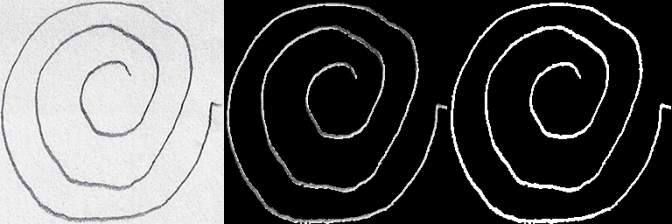
#> input picture preprocessed_images/quality_check/HP001_hand_spiral_03.png, 672 x 224 px
$ python -i preprocessing.py   (imports and definitions only)
#> lines starting #> are read from the running program, lines starting #| are printed output that depends on the picture; after the words box and inside, x2 and y2 are one past the last pixel; in counts of white or black regions, pixels touching at a corner belong together
#> further down, picture is the input picture: shape (224, 672, 3); mean B, G, R 87.1, 86.9, 86.9
"""Preprocess handwriting spiral images for downstream model training and analysis."""

import os
import cv2
import random
import warnings
import re
import numpy as np
import pandas as pd

from pathlib import Path
from typing import Optional
from tqdm import tqdm
import shutil

# [1 line not run here, left out]

SEED = 42

# [2 lines not run here, left out]

PROJECT_ROOT = Path(__file__).resolve().parent

# Default input/output (kept for backward compatibility)
DEFAULT_INPUT_BASE = Path(r"D:/Final Semester/Thesis Work/Codes/Dataset/Spiral_Handwriting")

OUTPUT_BASE = PROJECT_ROOT / "preprocessed_images"

GRAY_DIR = OUTPUT_BASE / "grayscale"

BINARY_DIR = OUTPUT_BASE / "binary"

QC_DIR = OUTPUT_BASE / "quality_check"

STEP_VIS_DIR = OUTPUT_BASE / "step_visualizations"

STEP_VISUALIZATION_INDICES = {

    "healthy": {1, 2},

    "parkinson": {6, 7}
}

CLASSES = ["healthy", "parkinson"]

CLASS_ALIASES = {
    "healthy": "healthy",
    "health": "healthy",
    "control": "healthy",
    "hc": "healthy",
    "parkinson": "parkinson",
    "pd": "parkinson",
    "patient": "parkinson",
}

HANDPD_SUBJECT_PREFIX = {
    "healthy": "HPHP",
    "parkinson": "HPPD",
}

HANDPD_BLUE_LOWER = np.array([95, 60, 60])
HANDPD_BLUE_UPPER = np.array([135, 255, 255])

IMG_SIZE = 224

SUPPORTED_EXTENSIONS = [".png", ".jpg", ".jpeg"]

MIN_COMPONENT_AREA = 20

# [8 lines not run here, left out]

metadata_records = []

# [31 lines left out: functions validate_image, extract_patient_id, canonical_dataset_name, not called in this run]

def canonical_class_name(class_name: str) -> str:
    normalized = str(class_name).strip().lower()
    return CLASS_ALIASES.get(normalized, normalized)

def is_handpd_dataset(dataset_name: str) -> bool:
    return dataset_name.lower() == "handpd"

# [83 lines left out: functions infer_class_folder, iter_image_files, extract_sample_index, normalize_subject_serial, build_subject_id, parse_subject_and_sample and 1 more, not called in this run]

def normalize_foreground(binary_img):
    white_ratio = np.mean(binary_img > 127)

    if white_ratio > 0.5:

        binary_img = cv2.bitwise_not(binary_img)

    return binary_img

def remove_small_components(binary_img, min_area):
    num_labels, labels, stats, _ = cv2.connectedComponentsWithStats(
        binary_img,
        connectivity=8
    )

    cleaned = np.zeros_like(binary_img)

    for i in range(1, num_labels):

        area = stats[i, cv2.CC_STAT_AREA]

        if area >= min_area:

            cleaned[labels == i] = 255

    return cleaned

def crop_to_content(img, dataset_name="default"):
    coords = cv2.findNonZero(img)

    if coords is None:

        return img

    x, y, w, h = cv2.boundingRect(coords)

    padding = 40 if dataset_name.lower() == "bd_dataset" else 20

    x = max(x - padding, 0)
    y = max(y - padding, 0)
    w = min(w + 2 * padding, img.shape[1] - x)
    h = min(h + 2 * padding, img.shape[0] - y)

    return img[y:y+h, x:x+w]

def resize_with_padding(img, size=224):
    h, w = img.shape[:2]

    scale = size / max(h, w)

    new_w = int(w * scale)
    new_h = int(h * scale)

    resized = cv2.resize(
        img,
        (new_w, new_h),
        interpolation=cv2.INTER_CUBIC
    )

    canvas = np.zeros((size, size), dtype=np.uint8)

    x_offset = (size - new_w) // 2
    y_offset = (size - new_h) // 2

    canvas[
        y_offset:y_offset + new_h,
        x_offset:x_offset + new_w
    ] = resized

    return canvas

# [20 lines left out: function build_handpd_blue_mask, not called in this run]

def preprocess_image(img, dataset_name="default"):
#> called with dataset_name = 'default'
    gray = cv2.cvtColor(
        img,
        cv2.COLOR_BGR2GRAY
    )

    denoised = cv2.fastNlMeansDenoising(
        gray,
        h=10
    )

    if dataset_name.lower() == "bd_dataset":

        clahe = cv2.createCLAHE(
            clipLimit=3.0,
            tileGridSize=(8, 8)
        )

    else:

        clahe = cv2.createCLAHE(
            clipLimit=2.0,
            tileGridSize=(8, 8)
        )

    enhanced = clahe.apply(denoised)
    enhanced = cv2.medianBlur(enhanced, 3)

    if is_handpd_dataset(dataset_name):
        binary = build_handpd_blue_mask(img)
    else:
        binary = cv2.adaptiveThreshold(

            enhanced,

            255,

            cv2.ADAPTIVE_THRESH_GAUSSIAN_C,

            cv2.THRESH_BINARY_INV,

            31,

            11
        )
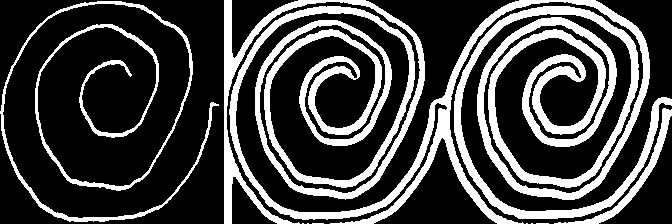
#> binary: shape (224, 672); 27.1% white; 9 white regions (6 under 20 px), largest, box (x1, y1, x2, y2) and area: (224, 0, 672, 224) 35250, (0, 1, 219, 222) 4428, (554, 108, 672, 224) 1128

    raw_threshold = binary.copy()

    if dataset_name.lower() == "bd_dataset":
        kernel = np.ones((3, 3), np.uint8)
    else:
        kernel = np.ones((2, 2), np.uint8)

    binary = cv2.morphologyEx(
        binary,
        cv2.MORPH_OPEN,
        kernel
    )
#> binary: shape (224, 672); 27.1% white; 7 white regions (3 under 20 px), largest, box (x1, y1, x2, y2) and area: (230, 0, 672, 224) 27215, (225, 0, 426, 224) 8067, (0, 2, 220, 223) 4428, (569, 109, 672, 224) 1071

    binary = cv2.morphologyEx(
        binary,
        cv2.MORPH_CLOSE,
        kernel
    )
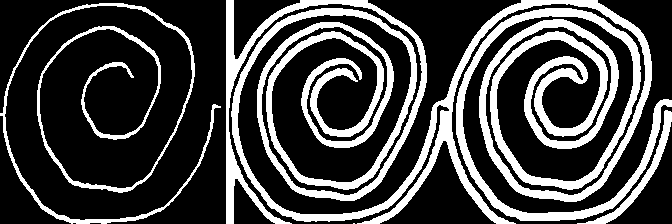
#> binary: shape (224, 672); 27.1% white; 5 white regions (1 under 20 px), largest, box (x1, y1, x2, y2) and area: (231, 0, 672, 224) 27235, (226, 0, 427, 224) 8120, (0, 3, 221, 224) 4432, (577, 110, 672, 224) 1031

    morphology_output = binary.copy()

    if dataset_name.lower() == "bd_dataset":
        binary = remove_small_components(binary, min_area=20)
    else:
        binary = remove_small_components(binary, min_area=40)
#> in remove_small_components, `num_labels, labels, stats, _ = cv2.connectedComponentsWithStats( binar..`:
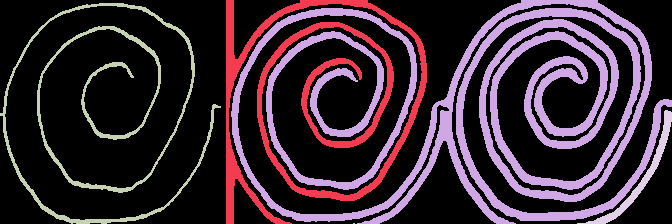
#> labels: shape (224, 672) int32; 6 distinct labels, from 0 to 5; one colour per label, 0 black
#> in remove_small_components, `num_labels, labels, stats, _ = cv2.connectedComponentsWithStats( binar..`: num_labels = 6; stats = [[0, 0, 672, 224, 109708], [226, 0, 201, 224, 8120], [231, 0, 441, 224, 27235], [0, 3, 221, 221, 4432], [577, 110, 95, 114, 1031], [353, 223, 2, 1, 2]]
#> the loop in remove_small_components, `for i in range(1, num_labels): ` made 5 passes
#> area on passes 1 to 4: 8120, 27235, 4432, 1031

    binary = normalize_foreground(binary)
#> in normalize_foreground, `white_ratio = np.mean(binary_img > 127)`: white_ratio = 0.271

    masked_gray = cv2.bitwise_and(
        enhanced,
        enhanced,
        mask=binary
    )
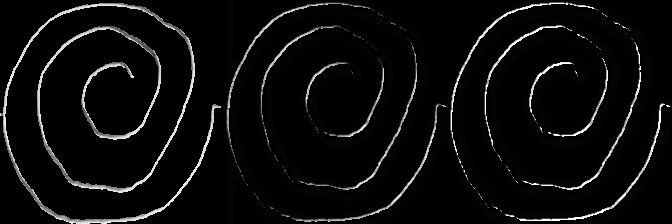
#> masked_gray: shape (224, 672); min 0, max 255, mean 11.8

    cropped_gray = crop_to_content(enhanced, dataset_name=dataset_name)
#> in crop_to_content, `coords = cv2.findNonZero(img)`: coords = contour of 150528 points, box (x1, y1, x2, y2) (0, 0, 672, 224), area 0
#> in crop_to_content, `x, y, w, h = cv2.boundingRect(coords)`: x = 0; w = 672; h = 224

    cropped_binary = crop_to_content(binary, dataset_name=dataset_name)

    final_gray = resize_with_padding(
        cropped_gray,
        IMG_SIZE
    )
#> in resize_with_padding, `canvas[ y_offset:y_offset + new_h, x_offset:x_offset + new_w ] = resized`:
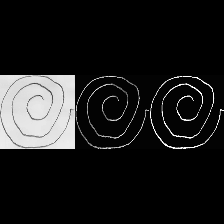
#> canvas: shape (224, 224); min 0, max 255, mean 28.5

    final_binary = resize_with_padding(
        cropped_binary,
        IMG_SIZE
    )
#> call 2 of resize_with_padding, with size = 224
#> in resize_with_padding (call 2), `resized = cv2.resize( img, (new_w, new_h), interpolation=cv2.INTER_CUB..`:
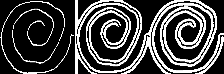
#> resized: shape (74, 224); min 0, max 255, mean 69.3
#> in resize_with_padding (call 2), `canvas[ y_offset:y_offset + new_h, x_offset:x_offset + new_w ] = resized`:
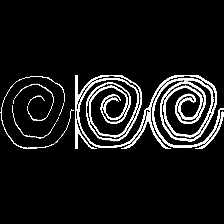
#> canvas: shape (224, 224); min 0, max 255, mean 22.9

    steps = {
        "gray": gray,
        "denoised": denoised,
        "enhanced": enhanced,
        "threshold": raw_threshold if not is_handpd_dataset(dataset_name) else binary.copy(),
        "morphology": morphology_output,
        "cropped_gray": cropped_gray,
        "final_gray": final_gray,
        "final_binary": final_binary
    }

    return final_gray, final_binary, steps

# [343 lines left out: functions save_quality_check, save_step_visualization, process_dataset, not called in this run]

# [18 lines not run here, left out]

>>> import cv2
>>> picture = cv2.imread('preprocessed_images/quality_check/HP001_hand_spiral_03.png')
>>> result = preprocess_image(picture)
